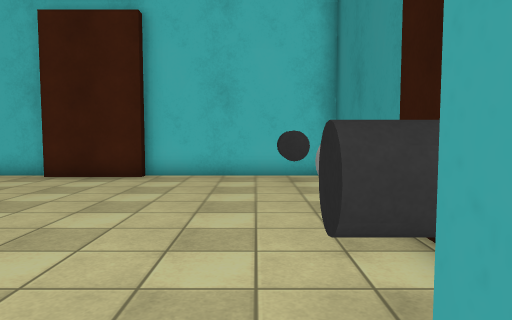
view 1 (above)

13 first-person views from a walk through a scene from a Unity 3-D project. The camera is 1.3 m above the floor, tilts 4° down and sees 70° across. The floor is counted in squares, 1 m on a side. Each view is taken from the middle of a square. On the plan, view 1 faces up. The plan holds only what a view shows up to about 15 squares ahead; the rest is blank. The player is left out. Surface patterns are stand-ins for the level's own textures.

view 2
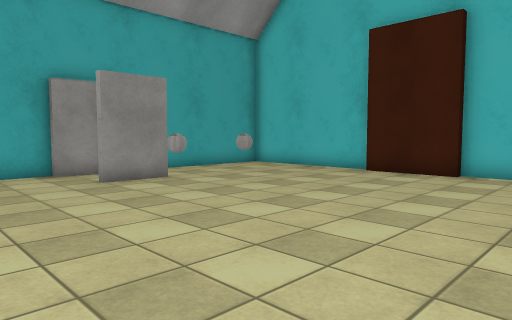

view 3
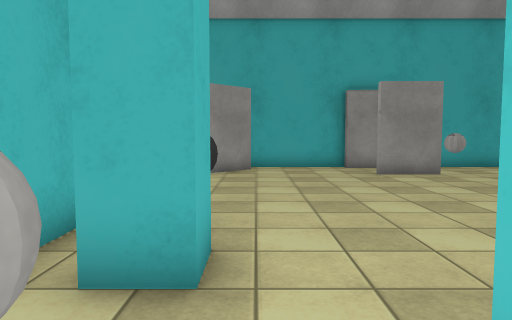

view 4
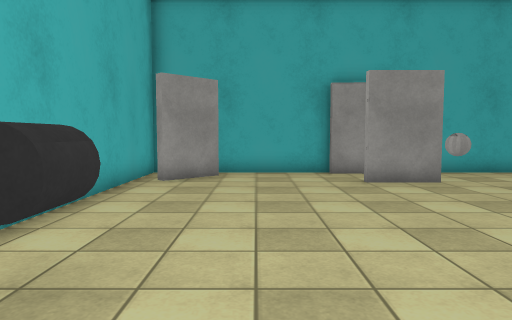

view 5
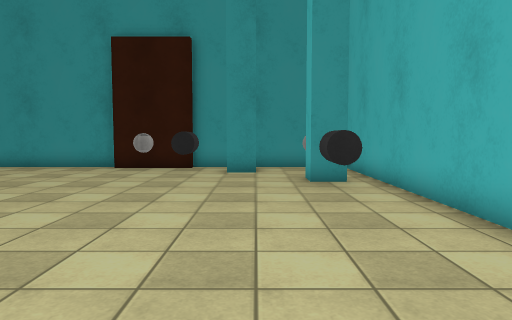

view 6
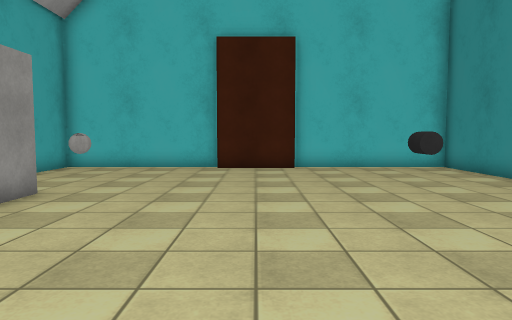

view 7
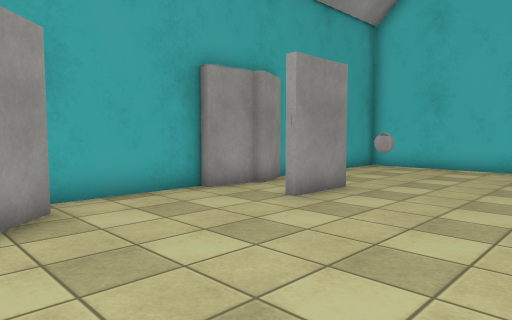

view 8
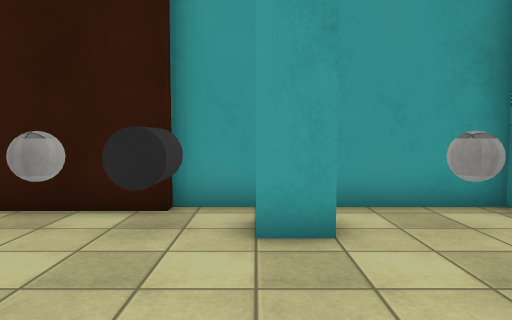

view 9
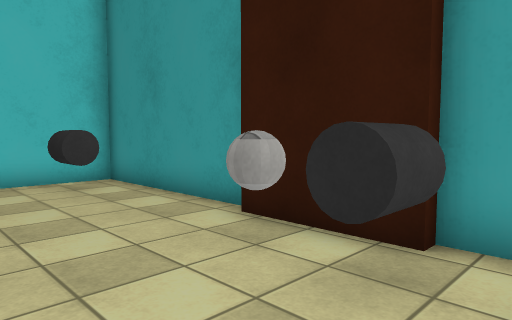

view 10
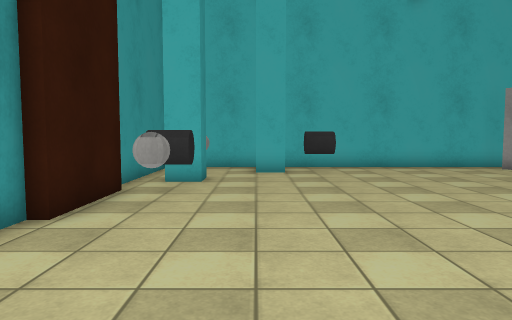

view 11
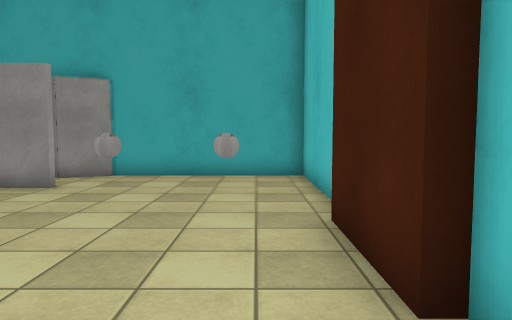

view 12
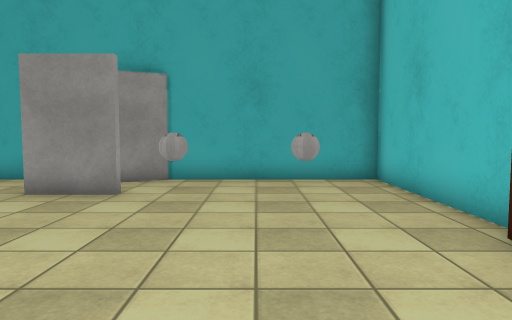

view 13
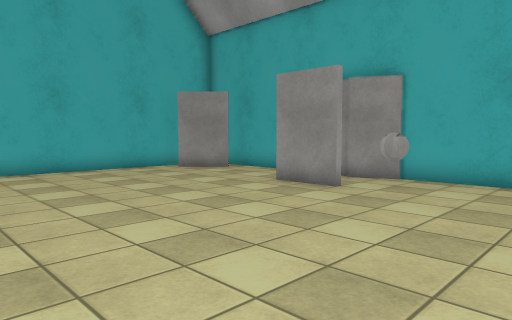

### Floor plan
Points are (right, up) in squares from view 1. A wall is a line through its corners. A room is listed if a view was taken in it or the views show most of it. See-through windows are left out.
Room 1 (views 1, 2, 3, 4, 5, 6, 7, 8, 9, 10, 11, 12, 13)
walls: (-9.8, 5.1) (-9.8, 3); (0.5, -0.1) (0.5, 1) (1.5, 1); (-12, 4) (-12.2, 2.4); (-2, -2.5) (-2, -1.5) (-1, -1.5) (-1, -2.5); (-12.5, 2.6) (-12.5, -1.2); (-6.5, 11.5) (-12.5, 11.5) (-12.5, 5.4); (2.5, 5.5) (2.5, 11.5) (-3.5, 11.5) (-3.5, 11.2) (-6.5, 11.2); (-12.5, 5.6) (-11.8, 4.1); (-11.6, -1.2) (-10.2, -2.6); (-12, -3.5) (2.5, -3.5) (2.5, 2.5) (2.1, 2.5) (2.1, 5.6)
ways out: gap at (1, 1)
objects: ball (-11, 6); ball (-11, 9); cylinder (-4, -2) to (-3, -2); ball (1, -2); cylinder (1, 2) to (1, 3); ball (1, 4); cylinder (1, 10)

Where each view was taken, in squares from view 1:
view 1: 0 up, 0 right, facing up
view 2: 1 down, 0 right, facing up-left
view 3: 1 down, 2 right, facing left
view 4: 0 up, 0 right, facing left
view 5: 0 up, 12 left, facing right
view 6: 3 down, 5 left, facing up
view 7: 3 down, 5 left, facing up-left
view 8: 1 up, 4 left, facing right
view 9: 1 up, 2 left, facing up-right
view 10: 11 up, 1 left, facing down
view 11: 10 up, 1 left, facing left
view 12: 8 up, 2 left, facing left
view 13: 10 up, 2 left, facing down-left
